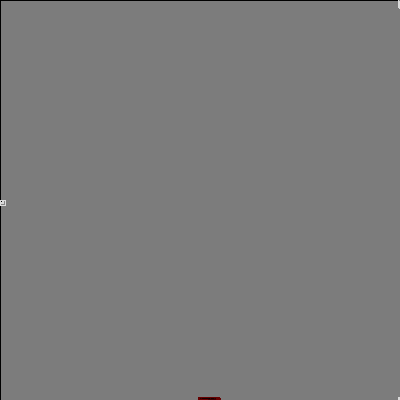
Frame 1 (no input)
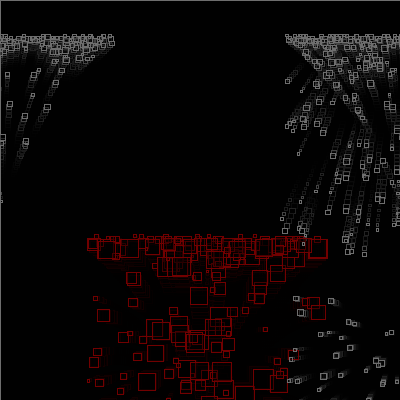
Frame 60 (the mouse pressed at the canvas centre just before this capture)
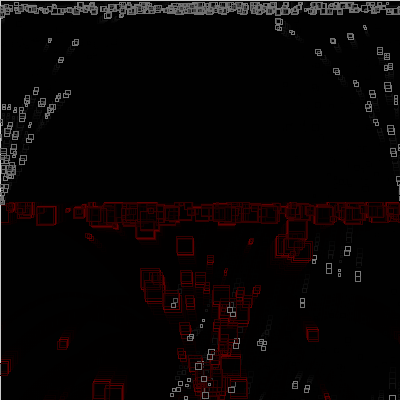
Frame 120 (the mouse held since frame 60 and released just before this capture)

The Processing sketch that drew these frames (run headless with seeded random() and noise(); from frame 60 on, the mouse is pressed at the canvas centre):

// Processing sketch: processing_24666
// ── processing_24666.pde

int numParticles = 200;
GenParticle[] a = new GenParticle[numParticles];
GenParticle[] b = new GenParticle[numParticles];
GenParticle[] c = new GenParticle[numParticles];

void setup() {
  size(400, 400);
  smooth();
  for (int i = 0; i < a.length; i++) {
    float velX = random(-2, 2);
    float velY = random(-3, 3);
    a[i] = new GenParticle(width/2, height, velX, velY, random(1,10), width/2, height);
    b[i] = new GenParticle(width,0, velX, velY, random(1,3), 0, height/2);
    c[i] = new GenParticle(width, height, velX, velY, random(1,3), width, height/2);
  }
}

void draw() {
  fill(0, 100);
  rect(0, 0, width, height);
  stroke(random(0,255),0,0);
  for (int i = 0; i < a.length; i++) {
    a[i].update();
    a[i].regenerate();
    a[i].display();
  }
  stroke(random(0,255));
  for (int i = 0; i < b.length; i++) {
    b[i].update();
    b[i].regenerate();
    b[i].display();
  }
  for (int i = 0; i < c.length; i++) {
    c[i].update();
    c[i].regenerate();
    c[i].display();
  }
}

class Particle {
  float x, y; // The x- and y-coordinates
  float vx, vy; // The x- and y-velocities
  float radius; // Particle radius
  float gravity = 0.04;

  Particle(float xpos, float ypos, float velx, float vely, float r) {
    x = xpos;
    y = ypos;
    vx = velx;
    vy = vely;
    radius = r;
  }

  void update() {
    vy = vy + gravity;
    y += vy;
    x += vx;
  }

  void display() {
    rect(x, y, radius*2, radius*2);
  }
}


class GenParticle extends Particle {
  float originX, originY;

  GenParticle(float xIn, float yIn, float vxIn, float vyIn, float r, float ox, float oy) {
    super(xIn, yIn, vxIn, vyIn, r);
    originX = ox;
    originY = oy;
  }

  void regenerate() {
    if ((x > width + radius) || (x < -radius) ||
        (y > height + radius) || (y < -radius)) {
      x = originX;
      y = originY;
      vx = random(-2.0, 2.0);
      vy = random(-4.0, -4.0);
    }
  }
}

void mousePressed(){


}
